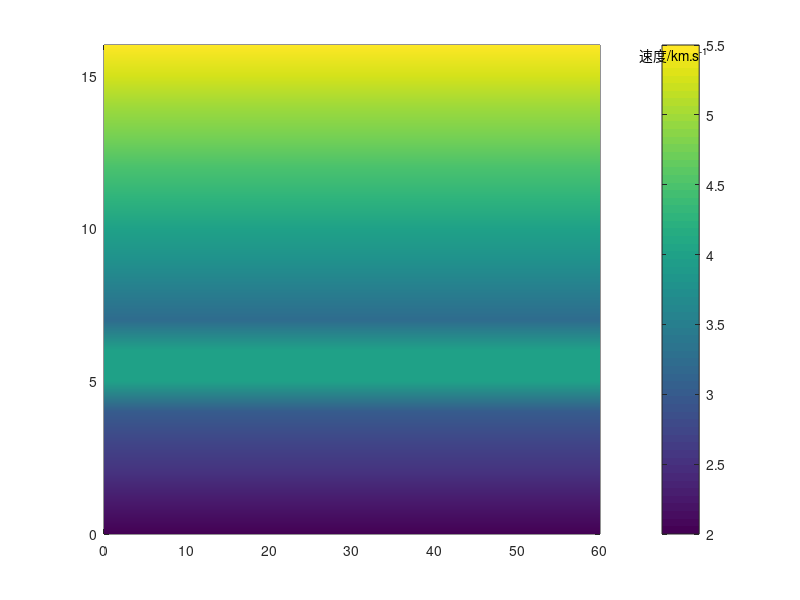

Write MATLAB code to recreate this figure. (Note: this script raises an error after producing the figure.)
%P6_4.m
clf;
v10=2;v20=3;H1=4;  %速度从地表2km/s到4km深度处的3km/s，层厚为4km,每km速度增加0.25km/s
b1=(v20-v10)/H1;   %该层的速度梯度
v11=4;v21=4;H2=2;  %速度为4km的高速夹度，层厚为2km
b2=(v21-v11)/H2;    %该层的速度梯度
v12=v20;v22=5.5;H3=10;  %速度从3km/s到.5km/s的速度变化层，层厚为12km
b3=(v22-v12)/H3; %该层的速度梯度
x=[0 60];     %将震中距分为2个结点
v=[];
for z=0:16
if(z<=H1)
    v=[v;ones(1,2)*v10+b1*z];  %根据震中距的2个结点构建第一层速度
elseif(z>H1&z<=(H2+H1))
    v=[v;ones(1,2)*(v11+b2*(z-H1))]; %根据震中距的2个结点构建第二层速度
elseif(z>(H2+H1)&z<=(H1+H2+H3))
    v=[v;ones(1,2)*(v12+b3*(z-(H1+H2)))]; %根据震中距的2个结点构建第三层速度
end
end
pcolor(x,[0:16],v);   %绘制速度结构
shading interp%将速度图像平滑
colorbar    %加上色标
annotation('textbox',[0.80,0.894,0.5,0.1],'linestyle','none','String','速度/km.s^-^1') 
hold on%图形保持，使得后面的绘图在此基础上
h=0.05;    %以厚度0.1km进行计算
for p=0.5:-0.01:0.18 
%对p参数循环计算，大的p参数穿透地壳深度小，震中距较小
xall=0;zall=0;
%总的震中距和深度，从初始的零开始累加
dx=zeros(1,300); %所有层的震中距，初始设置为零
for ii=1:300   %对每一层分别进行循环计算
    z=ii*h;   %层的深度
if(z<=H1)  %对不同的速度层，按照要求设置层顶部和底部的慢度
        u1=1/(v10+b1*(z-h)); %顶部慢度
        u2=1/(v10+b1*z);   %底部慢度
elseif(z>H1&z<=(H2+H1))
        u1=1/(v11+b2*(z-(H1+h))); %顶部慢度
u2=1/(v11+b2*(z-H1));   %底部慢度
elseif(z>(H2+H1)&z<=(H1+H2+H3))
        u1=1/(v21+b3*(z-(h+H1+H2))); %顶部慢度
        u2=1/(v21+b3*(z-(H1+H2))); %底部慢度
end
if(p>=u1)break;end
[dx(ii),dt,irtr]=layertx(p,h,u1,u2);
   %调用layertx函数，每个参数得到走时和震中距。这里将每层震中距增量存盘，以便在计算对称的射线折返上升时用
    plot([xall,xall+dx(ii)],[z-h z],'w'); %采用白色绘制每层中的射线路径
    xall=xall+dx(ii); %下一层的震中距开始为上一层震中距的结束
end%一直到达最深层
for jj=ii-1:-1:1   %将原来计算的震中距用在对称的折返路径上
    z=jj*h; %深度计算
    plot([xall,xall+dx(jj)],[z z-h],'w');  %用白色绘制每层中的射线路径
    xall=xall+dx(jj); %下一层的震中距开始为上一层震中距的结束
end%计算到达地表
end%一根射线计算结束
set(gca,'Ydir','reverse','box','on') %使得y轴方向并在四周加上框
    axis([0,60,0,16])   %显示x轴和y轴的显示范围
%将当前绘图的y轴方向反向，使得符合深度大在下部的情况，并且将右边和上边均加上框
xlabel('震中距/km')   %加x轴的标记
ylabel('深度/km')    %加y轴的标记
